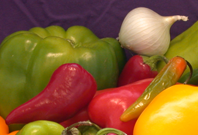
%> input picture 02_color_spaces_and_contrast/input/onion.png, 198 x 135 px
$ octave 'Fourier Transform.m'   (GNU Octave 9; MATLAB toolbox functions it lacks are replaced by stand-ins)
%> lines starting %> are read from the running program, lines starting %| are printed output that depends on the picture
% Loading an image
img = imread("onion.png");
%> img is the input picture: size 135x198x3 uint8; mean R, G, B 137.3, 92.8, 45.3
img1 = rgb2gray(img);
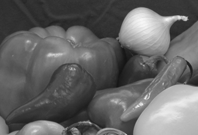
%> img1: size 135x198 uint8; min 20, max 247, mean 100.7

% Apply Fourier transform to img1 and the Fourier coefficient matrix is denoted with
%freq1
freq1 = fft2(img1);
freq1 = fftshift(freq1);

% Display both the magnitude and phase components of freq1
magnitude1 = abs(freq1);
phase1 = angle(freq1);
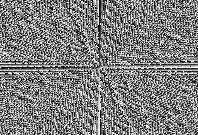
%> phase1: size 135x198 double; min -3.14, max 3.14, mean 0.000118; drawn with min black and max white
figure;
subplot(1, 2, 1);
imagesc(log(1 + magnitude1));
colormap gray;
title('Magnitude Component')
subplot(1, 2, 2);
imagesc(phase1);
colormap gray;
title('Phase Component')
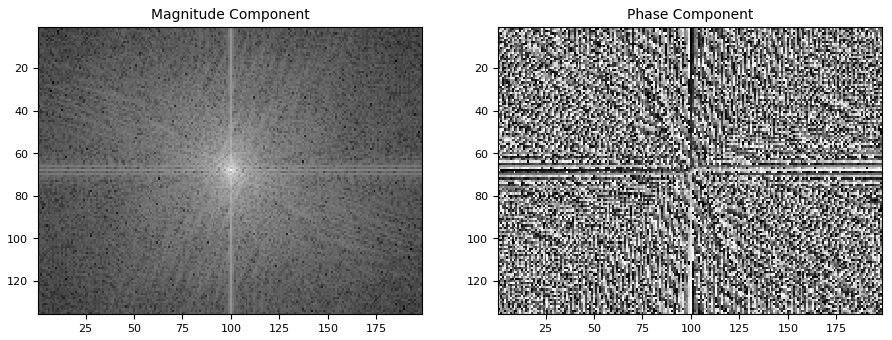
%> figure redrawn from the program's plot data, 2 panels

% Remove the low-frequency components from freq1 and save the result into freq2
cutoff_threshold = 10;
gaussian_filter = fspecial("gaussian",size(img1),20);
gaussian_filter(gaussian_filter < cutoff_threshold) = 0;
%> gaussian_filter: size 135x198 double; every value is 0
high_pass_filter = 1 - gaussian_filter;
freq2 = freq1 .* high_pass_filter;
% Reconstruct an image (imgR) from freq2s
imgR = ifft2(ifftshift(freq2));

% Display the reconstructed image imgR
figure;
imagesc(abs(imgR));
colormap gray;
title("Reconstructed image (imgR) from freq2")

% Construct and apply a low-pass spatial filter to img1 to generate an image imgR2 that
% is similar to imgR
low_pass_filter = fspecial("gaussian",size(img1),2);
imgR2 = imfilter(img1,low_pass_filter,"replicate");
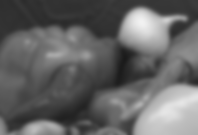
%> imgR2: size 135x198 uint8; min 26, max 241, mean 100.8
figure;
imshow(imgR2);
title("Reconstructed low-pass spatial filtered image (imgR2)")

% Compute the pixel-to-pixel absolute difference between the spatial filtering result and
% imgR and display the difference image
abs_difference = abs(double(imgR2)-double(imgR));
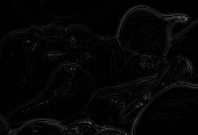
%> abs_difference: size 135x198 double; min 0, max 100, mean 5.5
figure;
imshow(uint8(abs_difference))
title("Absolute difference between spatial filtering result and imgR")
